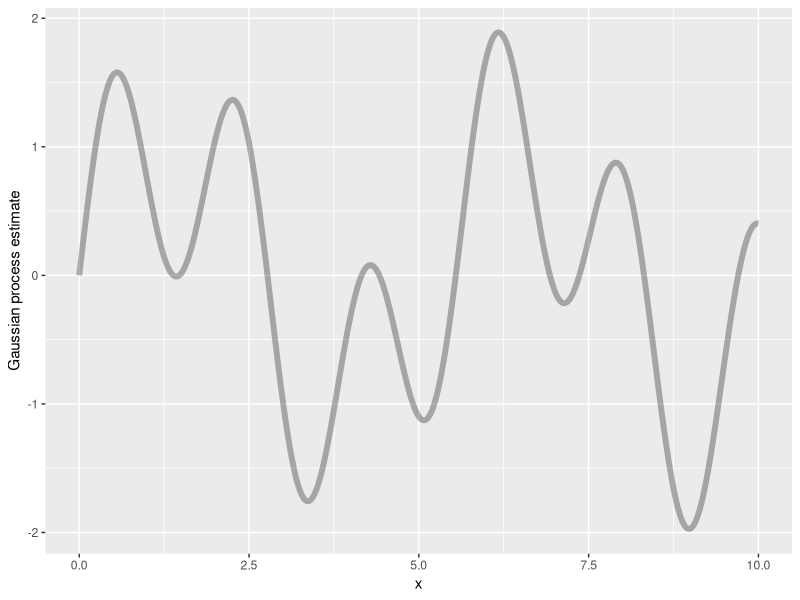
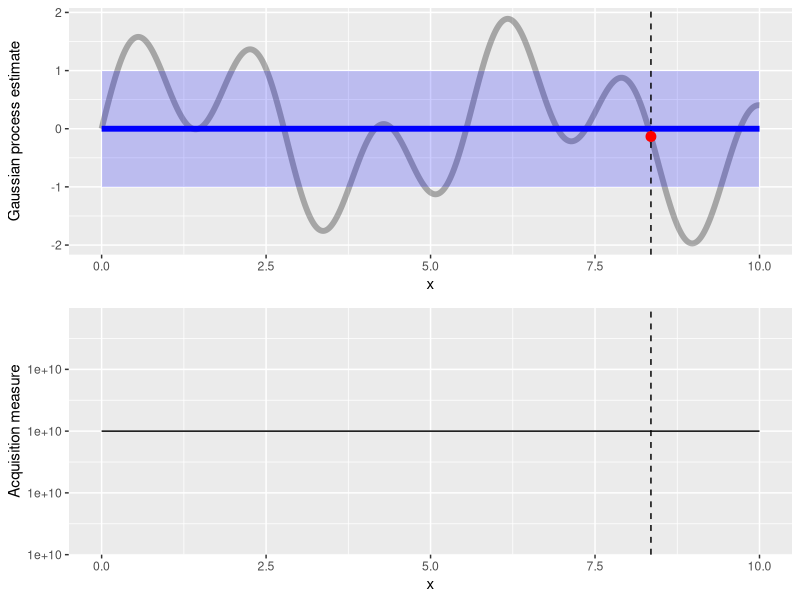
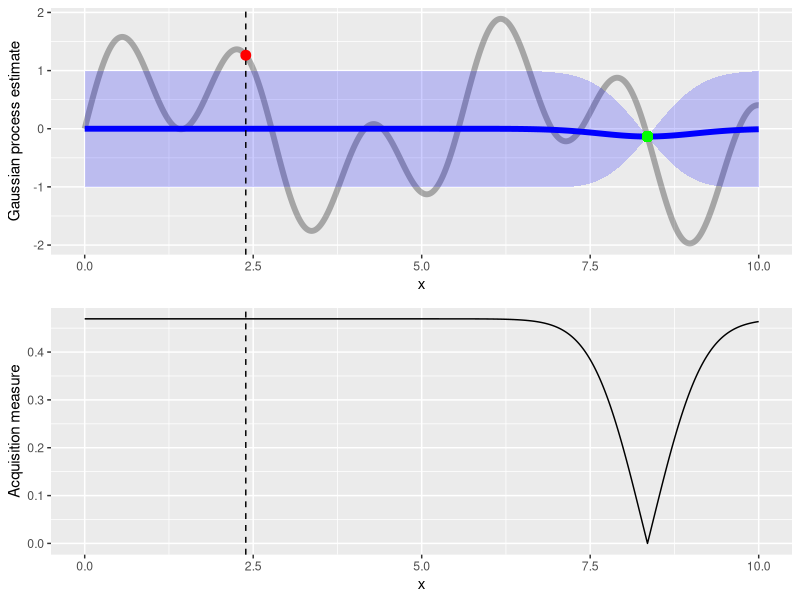
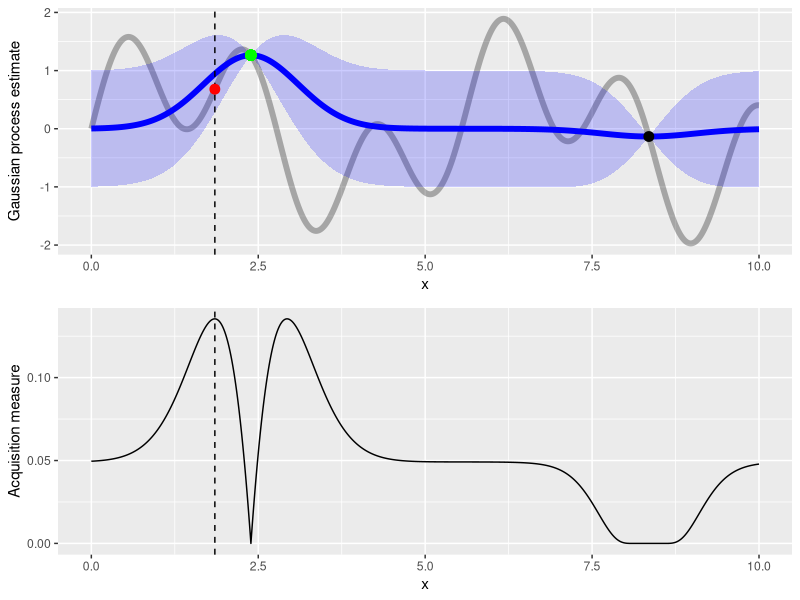
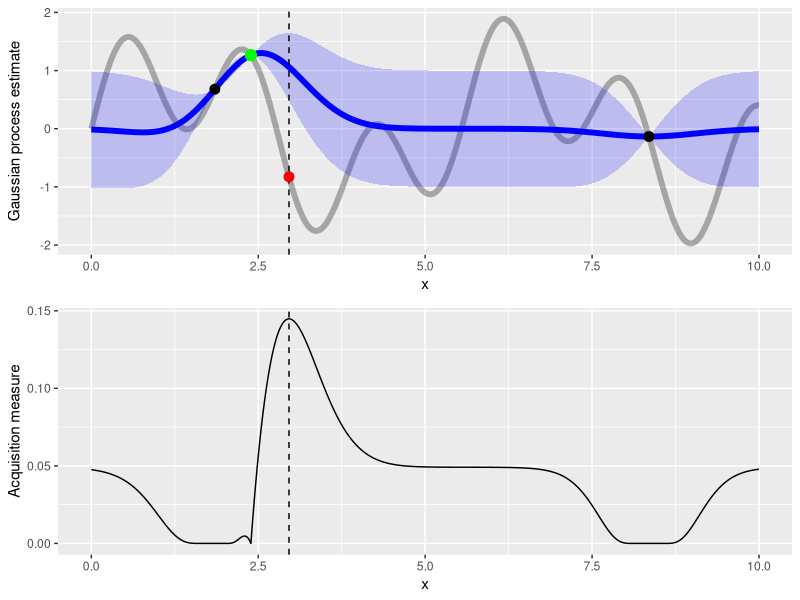
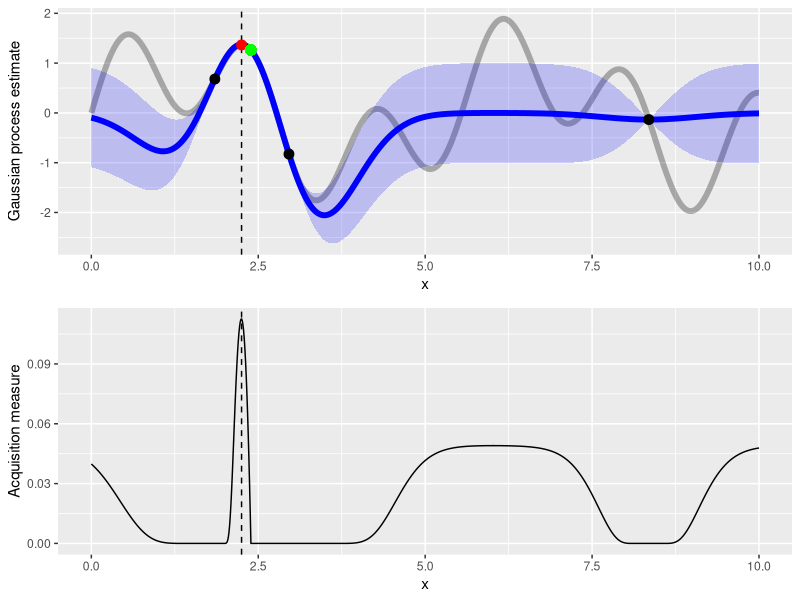
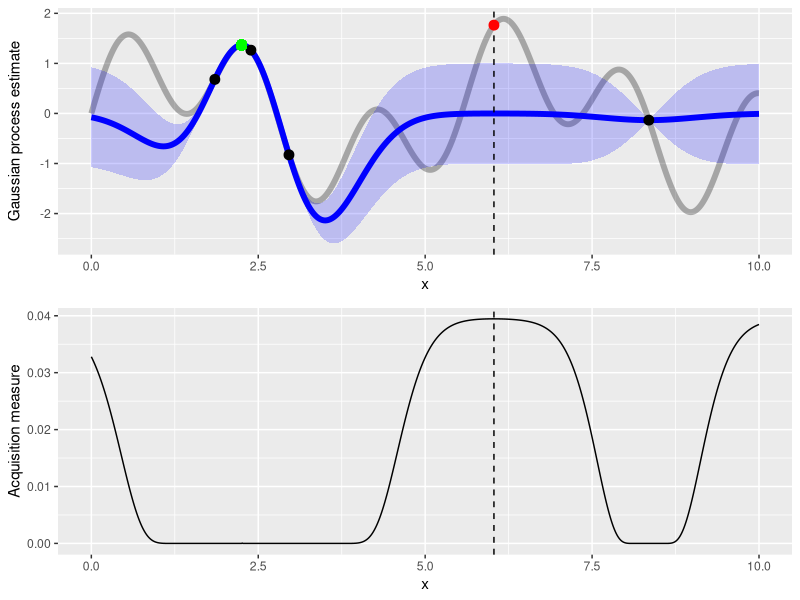
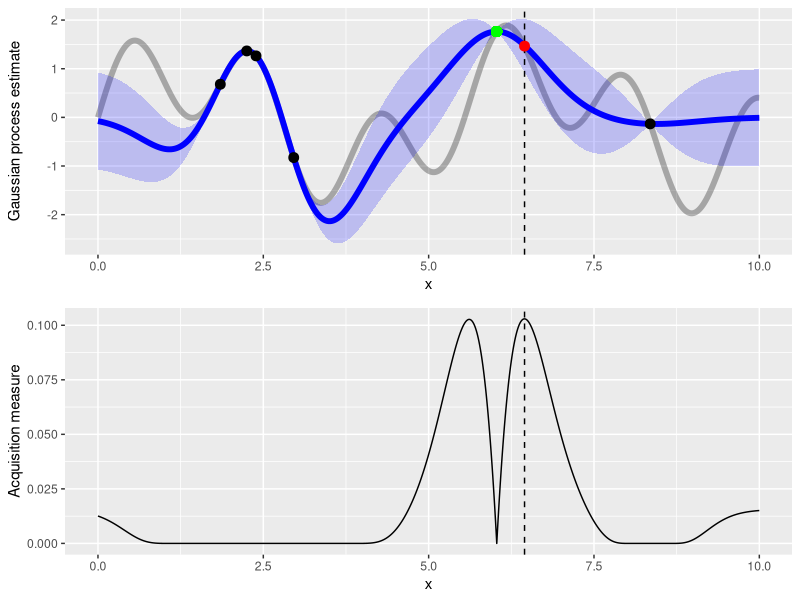

R code for these plots, in order:
library(MASS)
library(ggplot2)
library(cowplot)

### Kernel
k <- function(x,x2) exp(-(x-x2)^2)
# k <- function(x,x2) exp(-5*(x-x2)^2)

# Objective function noise
f <- function(x) sin(1.2*x) + sin((10.0 / 3) * x)
# f <- function(x) -exp(-x)*sin(2*pi*x)
f.noise <- 0

# GP prior mean
prior.mu <- function(x) 0

# Plot values
x.limits <- c(0, 10)
y.limits <- c(-3, 3)

# Optimization values
n.iterations <- 30
batch.size <- 1



# Function definitions

calculate.regression.model <- function(X, y) {
  K <- outer(X, X, k)
  d <- dim(K)[1]
  if (d == 0) {
    Ki <- K
  } else if (d == 1) {
    Ki <- 1/(K + f.noise)
  } else {
    Ki <- ginv(K + f.noise*diag(K))
  }
  
  fs <- function(Xs) {
    Ks <- outer(Xs, X, k)
    return(prior.mu(Xs) + Ks %*% Ki %*% (y - prior.mu(Xs)))
  }
  
  sigma <- function(Xs) {
    Ks <- outer(Xs, X, k)
    Kss <- outer(Xs, Xs, k)
    S <- Kss - Ks %*% Ki %*% t(Ks)
    if (Xs %in% observed.x && f.noise == 0)
      S <- matrix(0) # Due to numerical instability values already observed haved a non-zero sigma, forcing 0 here
    S <- apply(S, 1:2, function(x) max(x,0)) # Numerical instability, (small) negative values should be 0
    return(S)
  }
  
  if (d== 0) {
    best.x <- prior.mu(0)
    best.y <- -1e10
  } else {
    best.x <- X[which.max(y)]
    best.y <- max(y)
  }
  
  return(list(mean=fs, cov=sigma, best.x=best.x, best.y=best.y))
}

choose.next.evaluation.points <- function(x, y.acq, observed.x, gp.model) {
  y2 <- y.acq[!x %in% observed.x]
  x2 <- x[!x %in% observed.x]
  order.index <- order(y2, decreasing = T)
  y2 <- y2[order.index]
  x2 <- x2[order.index]
  n.best <- sum(y2==y2[1])
  if (n.best == 1) {
    best.x <- 1
  } else {best.x <- sample(1:n.best, 1)}
  permutation <- c(best.x,sample(2:length(x2)))
  x2 <- x2[permutation]
  y2 <- y2[permutation]
  next.evaluation.points <- x2[1:batch.size]
  return(next.evaluation.points)
}

acq.func <- function(gp.model, x) {
  return(acq.func.ei(gp.model, x))
}

acq.func.ucb <- function(gp.model, x) {
  mu <- gp.model$mean(x)
  sigma <- sqrt(gp.model$cov(x)[1,1])
  lambda <- 1
  
  return(mu + lambda * sigma)
}

acq.func.pi <- function(gp.model, x) {
  mu <- gp.model$mean(x)
  sigma <- sqrt(gp.model$cov(x)[1,1])
  best.y <- gp.model$best.y
  
  return(pnorm((mu-best.y)/sigma))
}

acq.func.ei <- function(gp.model, x) {
  mu <- gp.model$mean(x)
  sigma <- sqrt(gp.model$cov(x)[1,1])
  best.y <- gp.model$best.y
  if (sigma > 0) {
    # return(max((mu-best.y)*pnorm((mu-best.y)/sigma) + sigma*dnorm((mu-best.y)/sigma), 0))
    return((mu-best.y)*pnorm((mu-best.y)/sigma) + sigma*dnorm((mu-best.y)/sigma))
  } else { # Observed value, no uncertainty
    return(max(mu-best.y,0))
  }
}



# Build target function plot

x.plt <- seq(0, 10, .01)
xx <- x.plt
yy <- f(xx)
df <- data.frame(x=xx, y=yy)

plt.f <- ggplot(df, aes(x=x, y=y)) + 
  geom_line(size=2, alpha=.3) +
  xlim(x.limits) +
  ylab('Gaussian process estimate')
plt.f



# Start optimization

observed.x <- numeric(0)
observed.y <- numeric(0)

set.seed(1)

for(n in seq(n.iterations)) {
  gp.model <- calculate.regression.model(observed.x, observed.y)
  
  xx <- c(x.plt, observed.x)
  xx <- xx[!duplicated(xx)]
  xx <- xx[order(xx)]
  yy.acq <- sapply(xx, function(x) acq.func(gp.model, x))
  
  next.evaluation.points <- choose.next.evaluation.points(xx, yy.acq, observed.x, gp.model)
  
  yy <- sapply(xx, function(x) gp.model$mean(x))
  ss <- sapply(xx, function(x) sqrt(max(gp.model$cov(x)[1,1], 0)))
  
  
  df <- data.frame(x=xx, y=yy, ymin=yy-ss, ymax=yy+ss)
  points.df <- data.frame(x=observed.x, y=observed.y)
  next.points.df <- data.frame(x=next.evaluation.points, y=f(next.evaluation.points))
  
  plt <- plt.f +
    geom_line(data=df, linetype='solid', color='blue', size=2) +
    geom_ribbon(data=df, aes(ymin=ymin, ymax=ymax), fill='blue', alpha=.2) +
    geom_vline(xintercept = next.evaluation.points, linetype='dashed') +
    geom_point(data=points.df, color='black', size=3) +
    geom_point(data=next.points.df, color='red', size=3) +
    geom_point(x=gp.model$best.x, y=gp.model$best.y, color='green', size=3)
  
  observed.x <- c(observed.x, next.evaluation.points)
  observed.y <- c(observed.y, f(next.evaluation.points))
  
  df.acq <- data.frame(x=xx, y=yy.acq)
  acq.plt <- ggplot(df.acq, aes(x=x, y=y)) +
    geom_line() +
    geom_vline(xintercept = next.evaluation.points, linetype='dashed') +
    ylab('Acquisition measure') +
    xlim(x.limits)
  
  plt2 <- plot_grid(plt, acq.plt, nrow=2, align='v')
  
  # print(plt2)
  # browser()
  
  png(paste0('output/gp/', n, '.png'), width=1700, height = 1000)
  print(plt2)
  dev.off()
  cat(paste('Iteration',n,'\n'))
}

